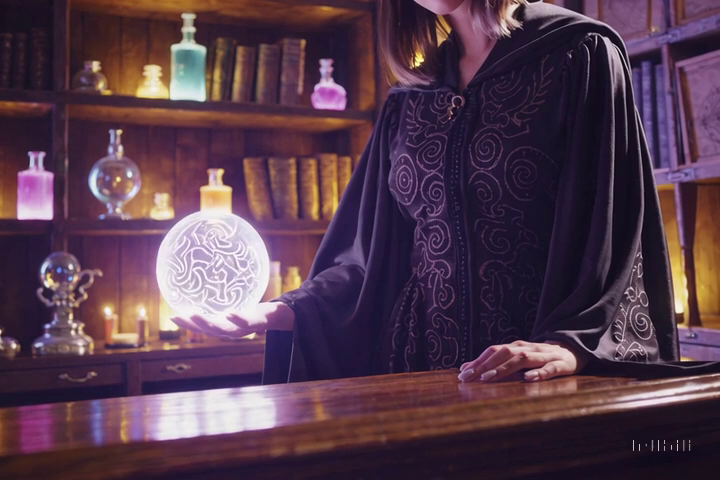
#> input picture frame 30 of fe1/webfejlesztes/gy11/myrdth_boltja/promo_video.mp4, 720 x 480 px, given in place of sintel_trailer-480p.mp4, which was not available
$ python 09_02_opencv_video_file.py
#> lines starting #> are read from the running program, lines starting #| are printed output that depends on the picture; pictures that were not available may be replaced by others from this repository, and a replacement may not be noted

import cv2
import sys

cap = cv2.VideoCapture('sintel_trailer-480p.mp4')

if not cap.isOpened():
    print('Videófájl megnyitás sikertelen!')
    sys.exit(-1)

cap_width = int(cap.get(cv2.CAP_PROP_FRAME_WIDTH))
cap_height = int(cap.get(cv2.CAP_PROP_FRAME_HEIGHT))
cap_fps = cap.get(cv2.CAP_PROP_FPS)

print('Videó méret: {}x{}'.format(cap_width, cap_height))
print('FPS:', cap_fps)

while True:
    # Beolvasás képkockánként
    ret, im_frame = cap.read()
#> im_frame is the input picture: shape (480, 720, 3); mean B, G, R 77.1, 59.7, 85.7

    if not ret:
        break

    # Aktuális képkocka feldolgozása
    im_gray = cv2.cvtColor(im_frame, cv2.COLOR_BGR2GRAY)
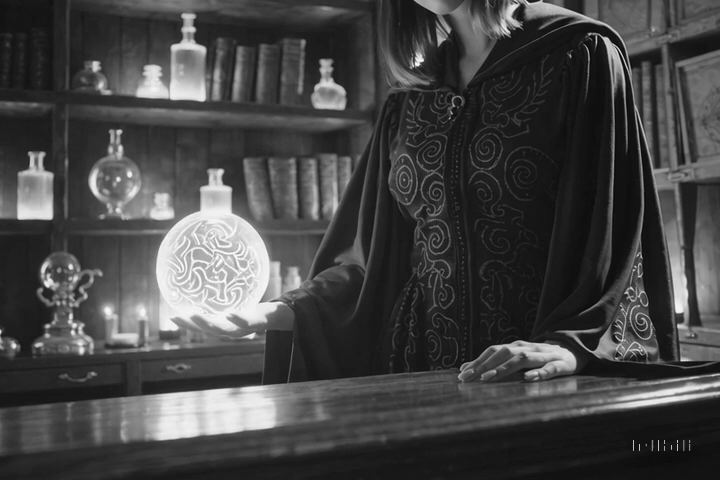
#> im_gray: shape (480, 720); min 3, max 253, mean 69.4
    im_edges = cv2.Canny(im_gray, 50, 150)
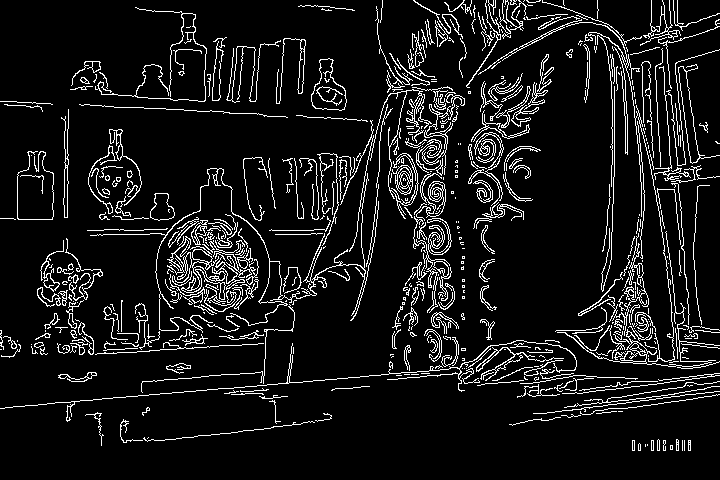
#> im_edges: shape (480, 720); 9.1% white in thin lines or dots

    # Eredmény megjelenítése
    cv2.imshow('frame', im_edges)
    if cv2.waitKey(1) & 0xFF == ord('q'):
#> (key q is pressed here)
        break

# Erőforrás felszabadítása
cap.release()
cv2.destroyAllWindows()

$ run again, starting later in the video
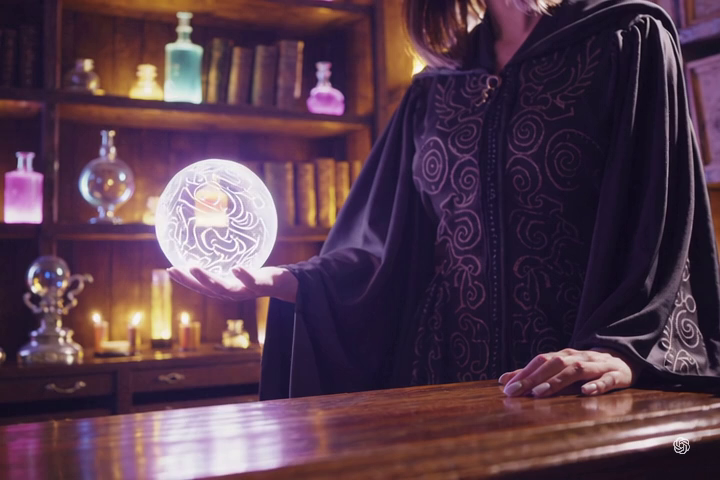
#> input picture frame 240 of fe1/webfejlesztes/gy11/myrdth_boltja/promo_video.mp4, 720 x 480 px, given in place of sintel_trailer-480p.mp4, which was not available
#> im_frame is the input picture: shape (480, 720, 3); mean B, G, R 77.1, 60.4, 86.6
#> `im_gray = cv2.cvtColor(im_frame, cv2.COLOR_BGR2GRAY)`:
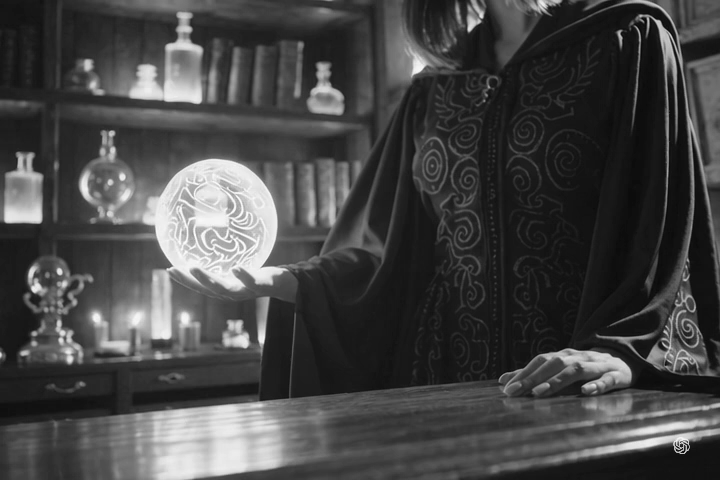
#> im_gray: shape (480, 720); min 7, max 254, mean 70.1
#> `im_edges = cv2.Canny(im_gray, 50, 150)`:
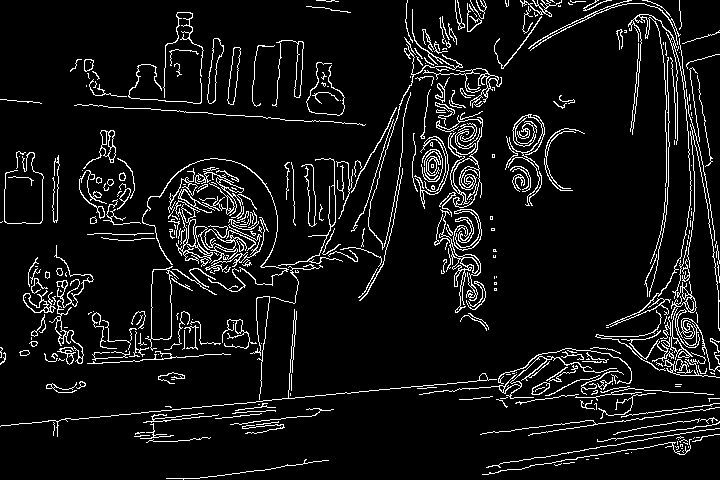
#> im_edges: shape (480, 720); 7.7% white in thin lines or dots
